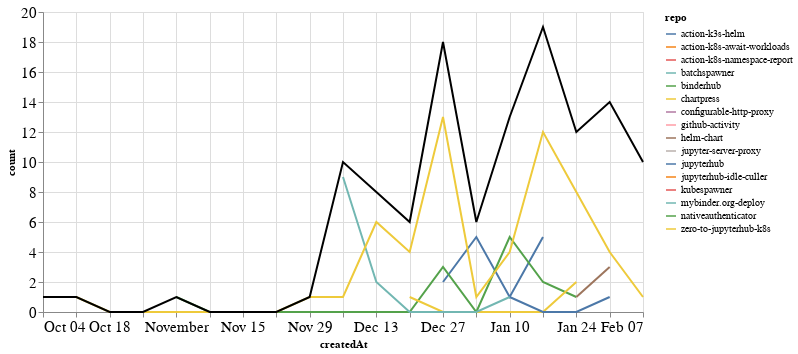

Notebook code for this chart:
### Markdown cell above
### PRs

### Code cell
prs_time = prs.groupby('repo').resample('W', on='createdAt').count()['author'].reset_index()
prs_time = prs_time.rename(columns={'author': 'count'})
prs_time_total = prs_time.groupby('createdAt').agg({"count": "sum"}).reset_index()

ch1 = alt.Chart(prs_time, width=600).mark_line().encode(
    x='createdAt',
    y='count',
    color='repo',
    tooltip="repo"
)

ch2 = alt.Chart(prs_time_total, width=600).mark_line(color="black").encode(
    x='createdAt',
    y='count',
)

ch1 + ch2

### Figure 1 — Vega-Lite specification as saved in the notebook (floating-point values rounded to 4 significant figures)
{"config": {"axisLeft": {"labelFontSize": 15}, "axisBottom": {"labelFontSize": 15}}, "layer": [{"data": {"name": "data-53eb7eed294869da4f7f408aa6c3543f"}, "mark": "line", "encoding": {"color": {"type": "nominal", "field": "repo"}, "tooltip": {"type": "nominal", "field": "repo"}, "x": {"type": "temporal", "field": "createdAt"}, "y": {"type": "quantitative", "field": "count"}}, "width": 600}, {"data": {"name": "data-2db8b44c6273fefd5070aedafd67fba8"}, "mark": {"type": "line", "color": "black"}, "encoding": {"x": {"type": "temporal", "field": "createdAt"}, "y": {"type": "quantitative", "field": "count"}}, "width": 600}], "$schema": "https://vega.github.io/schema/vega-lite/v4.8.1.json", "datasets": {"data-53eb7eed294869da4f7f408aa6c3543f": [{"repo": "action-k3s-helm", "createdAt": "2020-12-27T00:00:00", "count": 2}, {"repo": "action-k3s-helm", "createdAt": "2021-01-03T00:00:00", "count": 5}, {"repo": "action-k3s-helm", "createdAt": "2021-01-10T00:00:00", "count": 1}, {"repo": "action-k3s-helm", "createdAt": "2021-01-17T00:00:00", "count": 5}, {"repo": "action-k8s-await-workloads", "createdAt": "2021-02-07T00:00:00", "count": 2}, {"repo": "action-k8s-namespace-report", "createdAt": "2021-02-07T00:00:00", "count": 2}, {"repo": "batchspawner", "createdAt": "2021-01-31T00:00:00", "count": 1}, {"repo": "binderhub", "createdAt": "2020-11-01T00:00:00", "count": 1}, {"repo": "binderhub", "createdAt": "2020-11-08T00:00:00", "count": 0}, {"repo": "binderhub", "createdAt": "2020-11-15T00:00:00", "count": 0}, {"repo": "binderhub", "createdAt": "2020-11-22T00:00:00", "count": 0}, {"repo": "binderhub", "createdAt": "2020-11-29T00:00:00", "count": 0}, {"repo": "binderhub", "createdAt": "2020-12-06T00:00:00", "count": 0}, {"repo": "binderhub", "createdAt": "2020-12-13T00:00:00", "count": 0}, {"repo": "binderhub", "createdAt": "2020-12-20T00:00:00", "count": 0}, {"repo": "binderhub", "createdAt": "2020-12-27T00:00:00", "count": 3}, {"repo": "binderhub", "createdAt": "2021-01-03T00:00:00", "count": 0}, {"repo": "binderhub", "createdAt": "2021-01-10T00:00:00", "count": 5}, {"repo": "binderhub", "createdAt": "2021-01-17T00:00:00", "count": 2}, {"repo": "binderhub", "createdAt": "2021-01-24T00:00:00", "count": 1}, {"repo": "chartpress", "createdAt": "2020-12-20T00:00:00", "count": 1}, {"repo": "chartpress", "createdAt": "2020-12-27T00:00:00", "count": 0}, {"repo": "chartpress", "createdAt": "2021-01-03T00:00:00", "count": 0}, {"repo": "chartpress", "createdAt": "2021-01-10T00:00:00", "count": 0}, {"repo": "chartpress", "createdAt": "2021-01-17T00:00:00", "count": 0}, {"repo": "chartpress", "createdAt": "2021-01-24T00:00:00", "count": 2}, {"repo": "configurable-http-proxy", "createdAt": "2021-02-07T00:00:00", "count": 2}, {"repo": "github-activity", "createdAt": "2021-01-10T00:00:00", "count": 1}, {"repo": "helm-chart", "createdAt": "2021-01-24T00:00:00", "count": 1}, {"repo": "helm-chart", "createdAt": "2021-01-31T00:00:00", "count": 3}, {"repo": "jupyter-server-proxy", "createdAt": "2021-02-07T00:00:00", "count": 3}, {"repo": "jupyterhub", "createdAt": "2021-01-10T00:00:00", "count": 1}, {"repo": "jupyterhub", "createdAt": "2021-01-17T00:00:00", "count": 0}, {"repo": "jupyterhub", "createdAt": "2021-01-24T00:00:00", "count": 0}, {"repo": "jupyterhub", "createdAt": "2021-01-31T00:00:00", "count": 1}, {"repo": "jupyterhub-idle-culler", "createdAt": "2021-01-31T00:00:00", "count": 1}, {"repo": "kubespawner", "createdAt": "2020-12-20T00:00:00", "count": 1}, {"repo": "mybinder.org-deploy", "createdAt": "2020-12-06T00:00:00", "count": 9}, {"repo": "mybinder.org-deploy", "createdAt": "2020-12-13T00:00:00", "count": 2}, {"repo": "mybinder.org-deploy", "createdAt": "2020-12-20T00:00:00", "count": 0}, {"repo": "mybinder.org-deploy", "createdAt": "2020-12-27T00:00:00", "count": 0}, {"repo": "mybinder.org-deploy", "createdAt": "2021-01-03T00:00:00", "count": 0}, {"repo": "mybinder.org-deploy", "createdAt": "2021-01-10T00:00:00", "count": 1}, {"repo": "nativeauthenticator", "createdAt": "2021-01-31T00:00:00", "count": 4}, {"repo": "zero-to-jupyterhub-k8s", "createdAt": "2020-10-04T00:00:00", "count": 1}, {"repo": "zero-to-jupyterhub-k8s", "createdAt": "2020-10-11T00:00:00", "count": 1}, {"repo": "zero-to-jupyterhub-k8s", "createdAt": "2020-10-18T00:00:00", "count": 0}, {"repo": "zero-to-jupyterhub-k8s", "createdAt": "2020-10-25T00:00:00", "count": 0}, {"repo": "zero-to-jupyterhub-k8s", "createdAt": "2020-11-01T00:00:00", "count": 0}, {"repo": "zero-to-jupyterhub-k8s", "createdAt": "2020-11-08T00:00:00", "count": 0}, {"repo": "zero-to-jupyterhub-k8s", "createdAt": "2020-11-15T00:00:00", "count": 0}, {"repo": "zero-to-jupyterhub-k8s", "createdAt": "2020-11-22T00:00:00", "count": 0}, {"repo": "zero-to-jupyterhub-k8s", "createdAt": "2020-11-29T00:00:00", "count": 1}, {"repo": "zero-to-jupyterhub-k8s", "createdAt": "2020-12-06T00:00:00", "count": 1}, {"repo": "zero-to-jupyterhub-k8s", "createdAt": "2020-12-13T00:00:00", "count": 6}, {"repo": "zero-to-jupyterhub-k8s", "createdAt": "2020-12-20T00:00:00", "count": 4}, {"repo": "zero-to-jupyterhub-k8s", "createdAt": "2020-12-27T00:00:00", "count": 13}, {"repo": "zero-to-jupyterhub-k8s", "createdAt": "2021-01-03T00:00:00", "count": 1}, {"repo": "zero-to-jupyterhub-k8s", "createdAt": "2021-01-10T00:00:00", "count": 4}, {"repo": "zero-to-jupyterhub-k8s", "createdAt": "2021-01-17T00:00:00", "count": 12}, {"repo": "zero-to-jupyterhub-k8s", "createdAt": "2021-01-24T00:00:00", "count": 8}, {"repo": "zero-to-jupyterhub-k8s", "createdAt": "2021-01-31T00:00:00", "count": 4}, {"repo": "zero-to-jupyterhub-k8s", "createdAt": "2021-02-07T00:00:00", "count": 1}], "data-2db8b44c6273fefd5070aedafd67fba8": [{"createdAt": "2020-10-04T00:00:00", "count": 1}, {"createdAt": "2020-10-11T00:00:00", "count": 1}, {"createdAt": "2020-10-18T00:00:00", "count": 0}, {"createdAt": "2020-10-25T00:00:00", "count": 0}, {"createdAt": "2020-11-01T00:00:00", "count": 1}, {"createdAt": "2020-11-08T00:00:00", "count": 0}, {"createdAt": "2020-11-15T00:00:00", "count": 0}, {"createdAt": "2020-11-22T00:00:00", "count": 0}, {"createdAt": "2020-11-29T00:00:00", "count": 1}, {"createdAt": "2020-12-06T00:00:00", "count": 10}, {"createdAt": "2020-12-13T00:00:00", "count": 8}, {"createdAt": "2020-12-20T00:00:00", "count": 6}, {"createdAt": "2020-12-27T00:00:00", "count": 18}, {"createdAt": "2021-01-03T00:00:00", "count": 6}, {"createdAt": "2021-01-10T00:00:00", "count": 13}, {"createdAt": "2021-01-17T00:00:00", "count": 19}, {"createdAt": "2021-01-24T00:00:00", "count": 12}, {"createdAt": "2021-01-31T00:00:00", "count": 14}, {"createdAt": "2021-02-07T00:00:00", "count": 10}]}}
